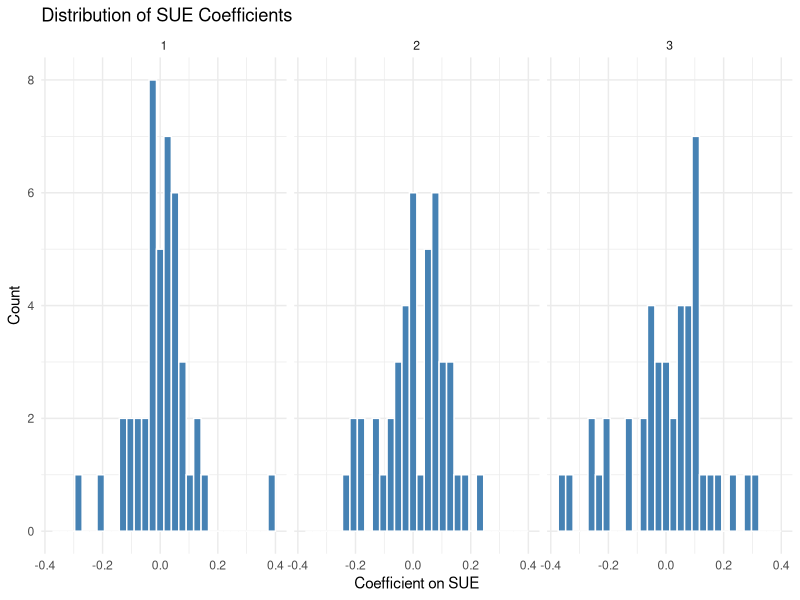
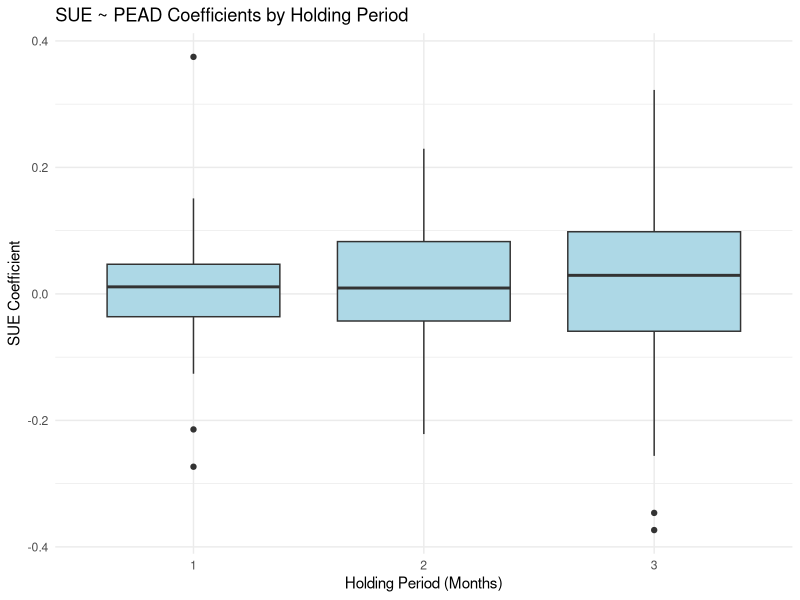
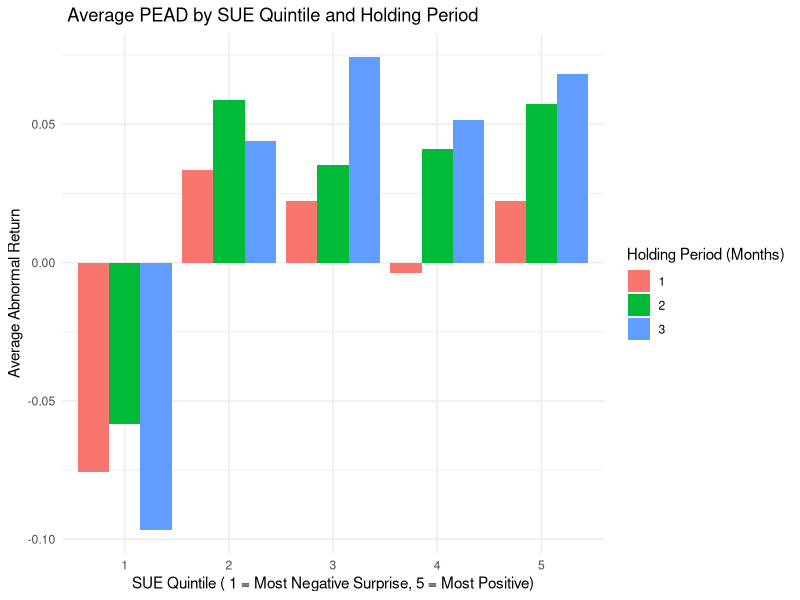
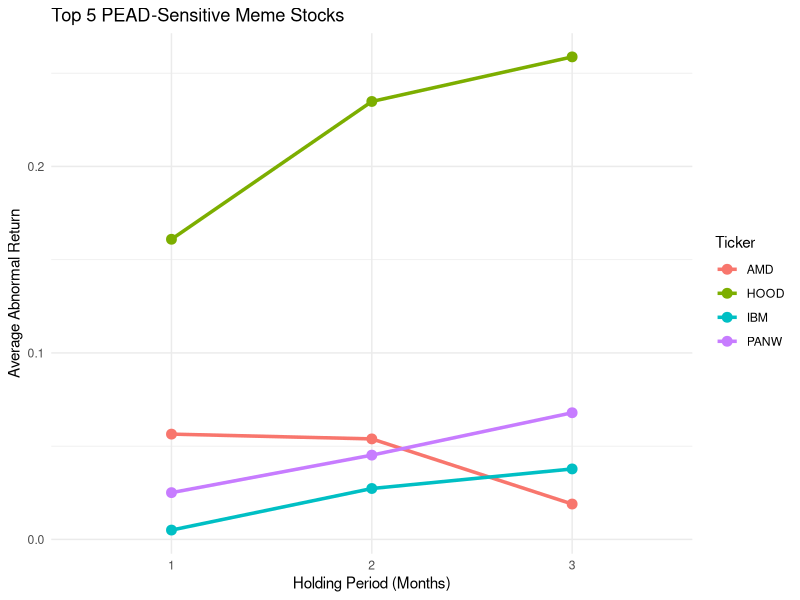

These charts were generated, in order, by the following R code:
library(tidyverse)
library(broom)

#Load Data
pead <- read_csv("PEAD_all_tickers.csv")

#View Data
glimpse(pead)

#Create nested data by ticker and holding period
pead_models <- pead %>%
  group_by(ticker,period_months) %>%
  filter(n() >= 4) %>% #Min Data Requirement
  nest() %>%
  mutate(model = map(data, ~lm(abnormal_return ~ sue, data = .x)),
         tidied = map(model, tidy),
         glanced = map(model, glance)) %>%
  unnest(tidied) %>%
  filter(term == "sue") %>% # on;y keep slope on SUE
  unnest(glanced, names_sep = "_") # brings R2 etc.

#Create Table of Results
pead_results <- pead_models %>%
  select(ticker,period_months,estimate,p.value,glanced_r.squared,glanced_nobs) %>%
  rename(
    coef_sue = estimate,
    r_squared = glanced_r.squared,
    n_obs = glanced_nobs
  )

#Top Significant SUE-PEAD relationships
pead_results %>%
  filter(p.value < 0.10, abs(coef_sue) > 0.05) %>%
  arrange(p.value) %>%
  print(n=20)

#Visualize Distributions

#Histogram of SUE Coefficients
ggplot(pead_results, aes(x = coef_sue)) + 
  geom_histogram(fill = 'steelblue', bins = 30, color= 'white') +
  facet_wrap(~period_months) + 
  labs(title = "Distribution of SUE Coefficients",
       x = "Coefficient on SUE",
       y = 'Count') + 
  theme_minimal()

#Boxplot of Coef by Holding Period
ggplot(pead_results, aes(factor(period_months), coef_sue)) +
  geom_boxplot(fill = 'lightblue') +
  labs(title = "SUE ~ PEAD Coefficients by Holding Period",
       x = "Holding Period (Months)",
       y = "SUE Coefficient") + 
  theme_minimal()

#Create SUE Buckets
library(dplyr)

pead_buckets <- pead %>%
  mutate(
    sue_bucket = ntile(sue, 5) #Create Quantiles from 1 (low) to 5 (High)
  )

#Calculate Mean PEAD per Bucket and Period
pead_summary <- pead_buckets %>%
  group_by(period_months,sue_bucket) %>%
  summarise(
    avg_abnormal_return = mean(abnormal_return, na.rm = TRUE),
    n = n()
  )%>%
  ungroup()

#Plot Average PEAD by SUE Bucket
library(ggplot2)

ggplot(pead_summary, aes( x = factor(sue_bucket), y = avg_abnormal_return, fill = factor(period_months))) +
  geom_col(position = "dodge") + 
  labs(title = " Average PEAD by SUE Quintile and Holding Period",
    x = "SUE Quintile ( 1 = Most Negative Surprise, 5 = Most Positive)",
    y = "Average Abnormal Return",
    fill = "Holding Period (Months)"
  ) +
  theme_minimal()

#T-tests btwn Extreme SUE Buckets (Q1 vs Q5) for each Holding Period
t_test_results <- pead_buckets %>%
  filter(sue_bucket %in% c(1,5)) %>%
  group_by(period_months) %>%
  summarise(
    t_test = list(t.test(abnormal_return ~ sue_bucket)),
    .groups = "drop"
  ) %>%
  mutate(
    p_value = map_dbl(t_test, ~.x$p.value),
    mean_q1 = map_dbl(t_test, ~.x$estimate[1]),
    mean_q5 = map_dbl(t_test, ~.x$estimate[2]),
    mean_diff = mean_q5 - mean_q1
  ) %>%
  select(period_months,mean_q1,mean_q5,mean_diff,p_value)
t_test_results

# Top 5 most Significant Stocks
top5 <- pead_results %>%
  filter(p.value < 0.1) %>%
  arrange(p.value) %>%
  distinct(ticker) %>%
  head(5) %>%
  pull(ticker)
top5


#Visualize PEAD for Top 5
pead %>%
  filter(ticker %in% top5) %>%
  group_by(ticker,period_months) %>%
  summarise(mean_pead = mean(abnormal_return, na.rm = TRUE), .groups = 'drop') %>%
  ggplot(aes(x = factor(period_months), y = mean_pead, group = ticker, color = ticker)) +
  geom_line(size = 1.2) +
  geom_point(size = 3) + 
  labs(title = "Top 5 PEAD-Sensitive Meme Stocks",
    x = "Holding Period (Months)",
    y = "Average Abnormal Return",
    color = "Ticker"
  )+
  theme_minimal()
